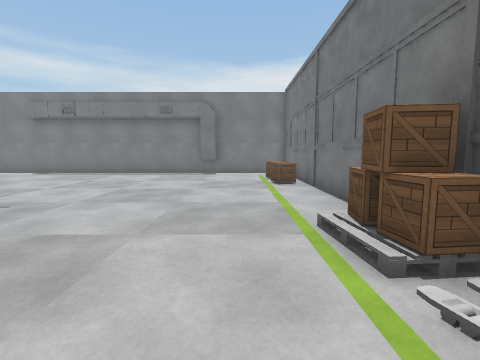
[1] (above)

12 first-person views from a walk through a 3-D level made in the Unity game engine. The camera is 1.3 m above the floor, tilts 6° down and sees 85° across. The floor is counted in squares, 1 m on a side. Each view is taken from the middle of a square. On the plan, view 1 faces up. The plan holds only what a view shows up to about 13 squares ahead; the rest is blank. The player character is not drawn. Some animated figures are left out. Some surface patterns are stand-ins.

[2]
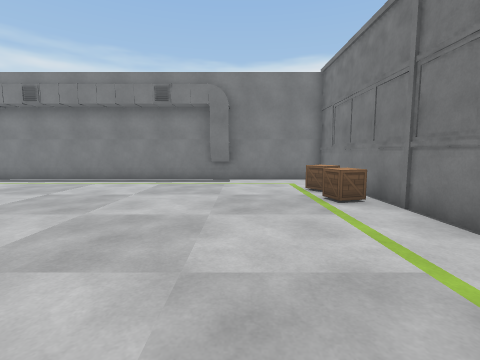

[3]
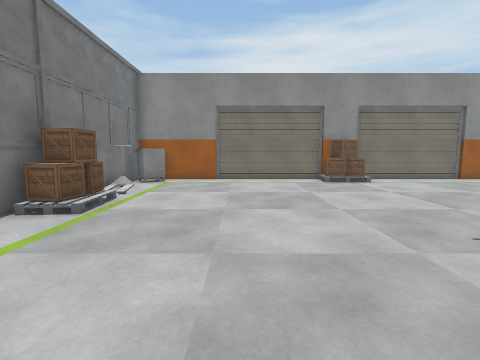

[4]
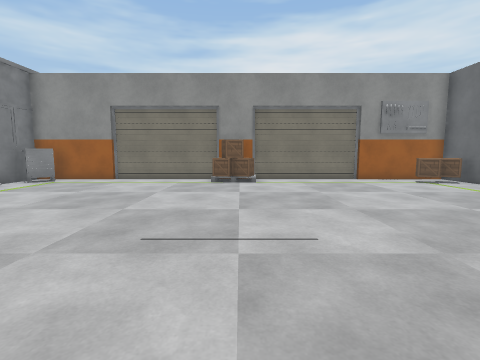

[5]
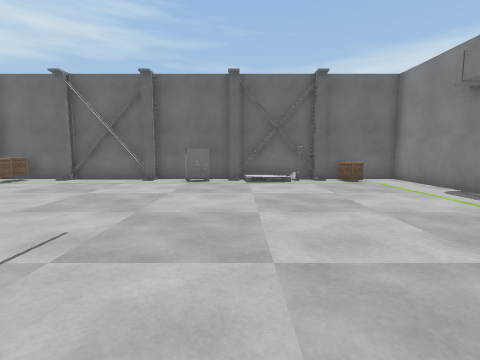

[6]
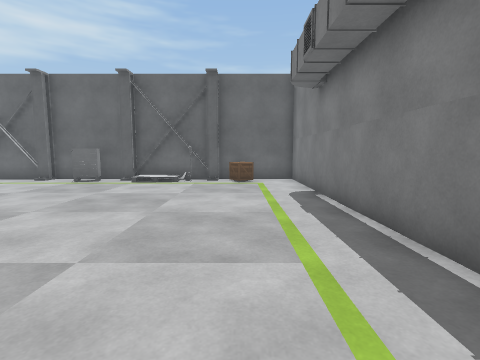

[7]
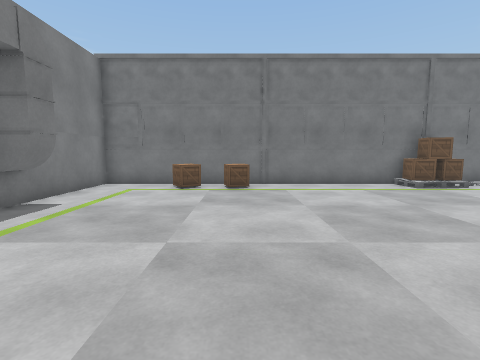

[8]
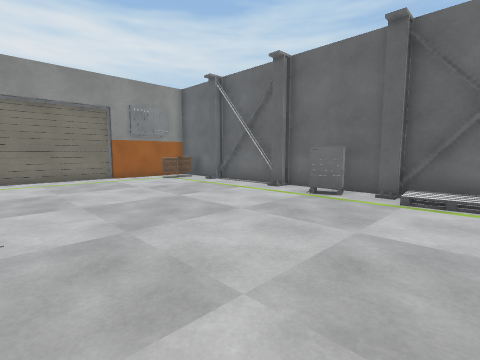

[9]
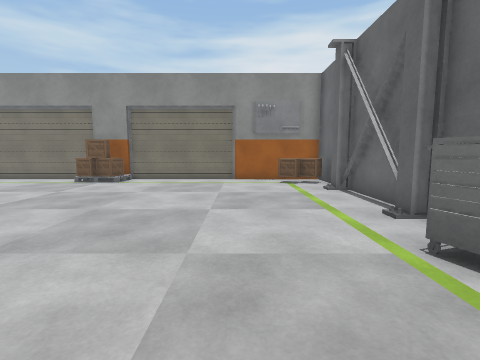

[10]
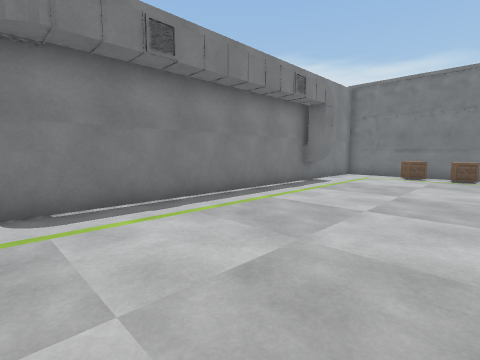

[11]
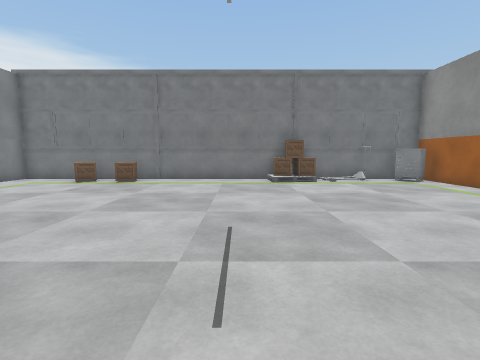

[12]
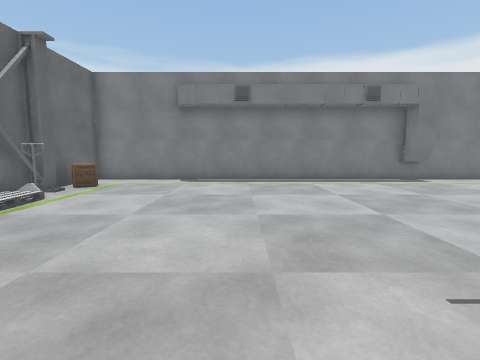

### Floor plan
Points are (right, up) in squares from view 1. A wall is a line through its corners. A room is listed if a view was taken in it or the views show most of it. See-through windows are left out.
Room 1 (views 1, 2, 3, 4, 5, 6, 7, 8, 9, 10, 11, 12)
walls: (-16.3, 9) (-16.3, 8.5); (-7.6, -2.7) (-6, -2.7); (-16.8, 8.5) (-16.8, 4.8) (-16.3, 4.8) (-16.3, 3.4); (-6.1, -2.9) (-0.8, -2.9); (-16.6, 4.4) (-16.6, 3.4); (-16.6, 10.1) (-16.6, 8.9); (-16.8, 4.4) (-16.8, 0.8) (-16.3, 0.8) (-16.3, 0.4); (-1.4, 15.5) (-2.3, 15.5) (-2.3, 16.6); (-16.2, 12.6) (-16.8, 12.6) (-16.8, 8.8); (-16.6, 2.1) (-16.6, 0.9); (-1.5, 16.4) (-2.4, 16.4); (-16.6, 12.5) (-16.6, 11.4); (-16.3, 13) (-16.3, 11.8); (-0.9, -2.7) (2.9, -2.7) (2.9, 16.6) (-16.8, 16.6) (-16.8, 12.9); (-12.9, -2.9) (-7.5, -2.9); (-16.8, 0.2) (-16.8, -2.7) (-12.8, -2.7)
objects: crate (-16, -2) to (-16, -1); other object (-16, 7) to (-16, 8); other object (-16, 12); crate (-16, 14); crate (-15, -2) to (-15, -1); crate (-8, -2) to (-7, -1); crate (-6, -2) to (-6, -1); crate (1, 11) to (2, 11); crate (1, 13) to (2, 13); other object (2, -2) to (2, -1); other object (2, 0); crate (2, 3); crate (2, 4)

Where each view was taken, in squares from view 1:
view 1: 0 up, 0 right, facing up
view 2: 4 up, 1 left, facing up
view 3: 10 up, 2 left, facing down
view 4: 10 up, 7 left, facing down
view 5: 9 up, 4 left, facing left
view 6: 14 up, 4 left, facing left
view 7: 11 up, 8 left, facing right
view 8: 11 up, 8 left, facing down-left
view 9: 10 up, 13 left, facing down
view 10: 10 up, 13 left, facing up-right
view 11: 6 up, 10 left, facing right
view 12: 4 up, 10 left, facing up
